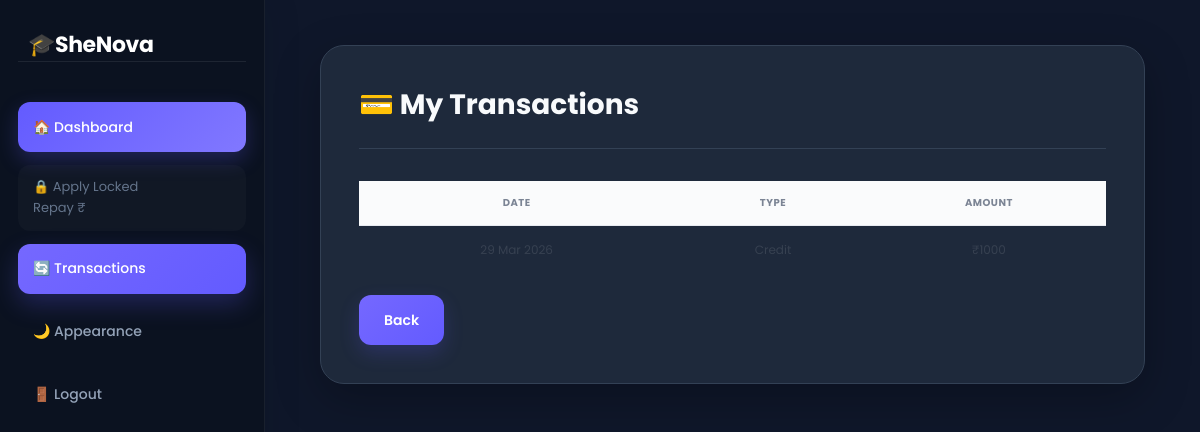
/student_transactions/ (signed in), run on an earlier commit of the app's database.
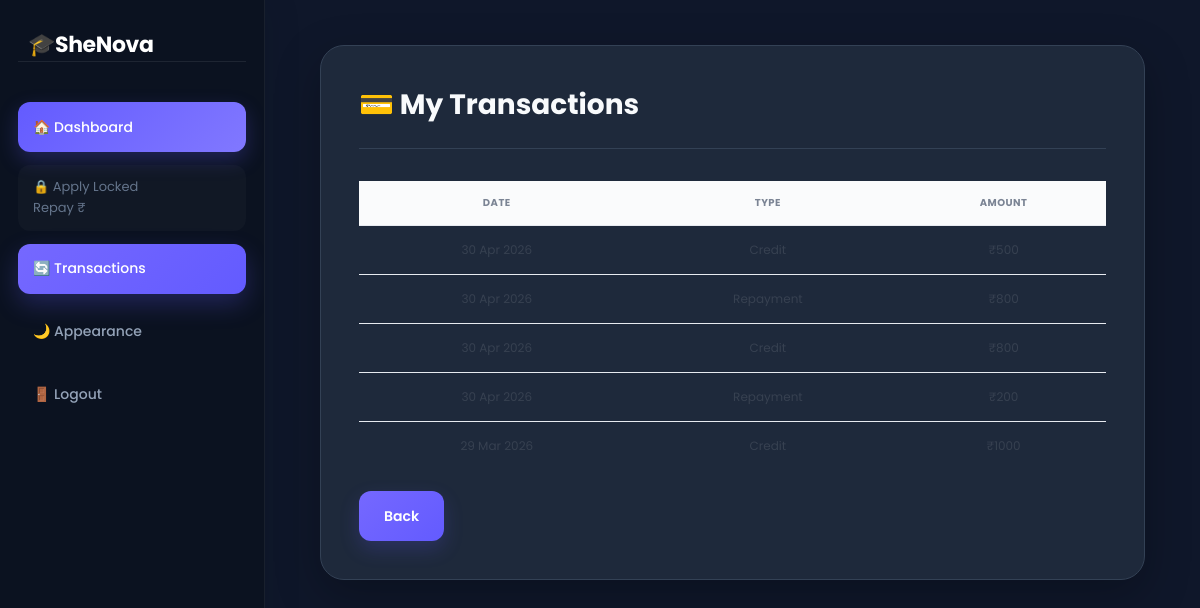
And on a later commit of the database.
### accounts/models.py (models this page shows, shortened)
class Transaction(models.Model):
    TYPE_CHOICES = (
        ('Credit', 'Credit'),
        ('Repayment', 'Repayment'),
    )
    STATUS_CHOICES = (
        ('Pending','Pending'),
        ('Approved','Approved'),
        ('Rejected','Rejected'),
        ('Completed','Completed')
    )
    student = models.ForeignKey(User, on_delete=models.CASCADE)
    loan = models.ForeignKey(Loan, on_delete=models.CASCADE, null=True, blank=True)
    amount = models.IntegerField()
    type = models.CharField(max_length=20, choices=TYPE_CHOICES)
    status = models.CharField(max_length=10, choices=STATUS_CHOICES, default='Pending')
    date = models.DateTimeField(auto_now_add=True)
    is_late = models.BooleanField(default=False)
    admin_note = models.TextField(null=True, blank=True)

### accounts/views.py (the view)
@login_required
def student_transactions(request):
    transactions = Transaction.objects.filter(
        student=request.user
    ).order_by('-date')
    return render(request,
        'accounts/student_transactions.html',
        {'transactions': transactions}
    )

### accounts/templates/accounts/student_transactions.html (shortened to what this page needs)
{% load static %}
{% block content %}
<link rel="stylesheet"
      href="{% static 'shenova.css' %}">
<div class="sidebar">
    <h2>🎓SheNova</h2>
    <a href="{% url 'student_dashboard' %}">
        🏠 Dashboard
    </a>
    {% if can_apply %}
        <a href="{% url 'student_apply' %}">
            💰 Apply Loan
        </a>
    {% else %}
        <span>
            🔒 Apply Locked<br>
            Repay ₹{{ remaining_to_unlock|floatformat:2 }}
        </span>
    {% endif %}
    <a href="{% url 'student_transactions' %}" class="active">
        🔄 Transactions
    </a>
    <button onclick="toggleTheme()">
        🌙 Appearance
    </button>
    <form method="POST" action="{% url 'logout' %}">
        <button type="submit">
            🚪 Logout
        </button>
    </form>
</div>
<div class="main">
<div class="card">
<h2>💳 My Transactions</h2>
<table>
<tr>
<th>Date</th>
<th>Type</th>
<th>Amount</th>
</tr>
{% for t in transactions %}
<tr>
    <td>{{ t.date|date:"d M Y" }}</td>
    <td>{{ t.type }}</td>
    <td>₹{{ t.amount }}</td>
</tr>
{% empty %}
<tr>
<td colspan="3">No transactions</td>
</tr>
{% endfor %}
</table>
<br>
<a href="{% url 'student_dashboard' %}" class="btn">Back</a>
</div>
</div>
{% endblock %}

What changed in the data, as far as the page shows it:
added Transaction: date "30 Apr 2026", type "Credit", amount "500"
added Transaction: date "30 Apr 2026", type "Repayment", amount "800"
added Transaction: date "30 Apr 2026", type "Credit", amount "800"
added Transaction: date "30 Apr 2026", type "Repayment", amount "200"
